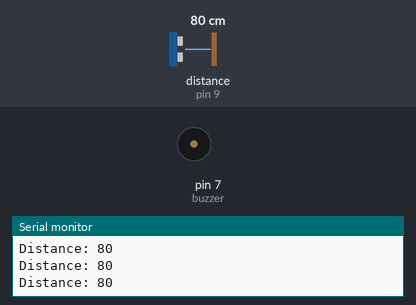
The sketch below on a simulated Arduino Uno, built with avr-gcc and run on an emulated ATmega328P. Parts: buzzer (waves = sounding), the last lines printed to the serial monitor. The inputs (shaded band) are chosen by the test bench; at power-on: distance to the obstacle (sensor on pin 9) 80 cm. The echo pulse lasts 58.3 µs per cm.

Above: at 1.2 s.
1.3 s: distance to the obstacle (sensor on pin 9) set to 8 cm
4.3 s: distance to the obstacle (sensor on pin 9) set to 5 cm
At 4.8 s:
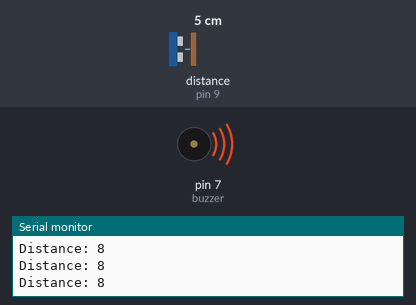
5.8 s: distance to the obstacle (sensor on pin 9) set to 9 cm
At 6.2 s:
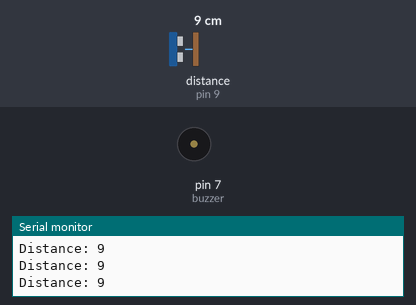
Timing chart, 0 to 8.8 s (numbered marks = the images above; inputs shaded):
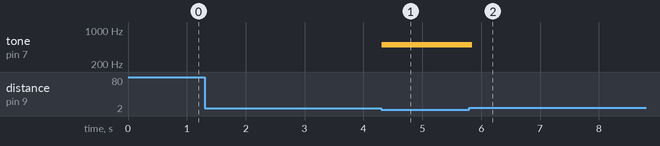

Measured:
- the behaviour switches between 7 and 6 cm on distance to the obstacle (sensor on pin 9) (found by bisection; images 0 and 1)
- after the input at 4.3 s, tone on pin 7 (buzzer): silent → 500 Hz at once
- after the input at 5.8 s, tone on pin 7 (buzzer): 500 Hz → silent at once

The sketch:

Ultrasonic_Sensor_with_Buzzer.ino
```cpp
/*
Aralinks Coding Education
modified 27 April 2019
by Christian Dela Cruz
*/

#include <Ultrasonic.h>
Ultrasonic ultrasonic(10,9); // (Trig PIN,Echo PIN)
int buzzer = 7;


void setup() {
pinMode(buzzer, OUTPUT);           // Sets the led as an Output

Serial.begin(9600);             // Starts the serial communication
}

void loop() {
 if(ultrasonic.Ranging(CM)<=6)       //if less than or equal to 6, buzzer will turn ON
{
tone(buzzer, 500);        //volume of the buzzer
delay(500);
}

else{                     //if the value is greater than 6 buzzer will turn OFF
noTone(buzzer);
}
// Prints the distance on the Serial Monitor
Serial.print("Distance: ");
Serial.println(ultrasonic.Ranging(CM));
delay(10);

}
```
